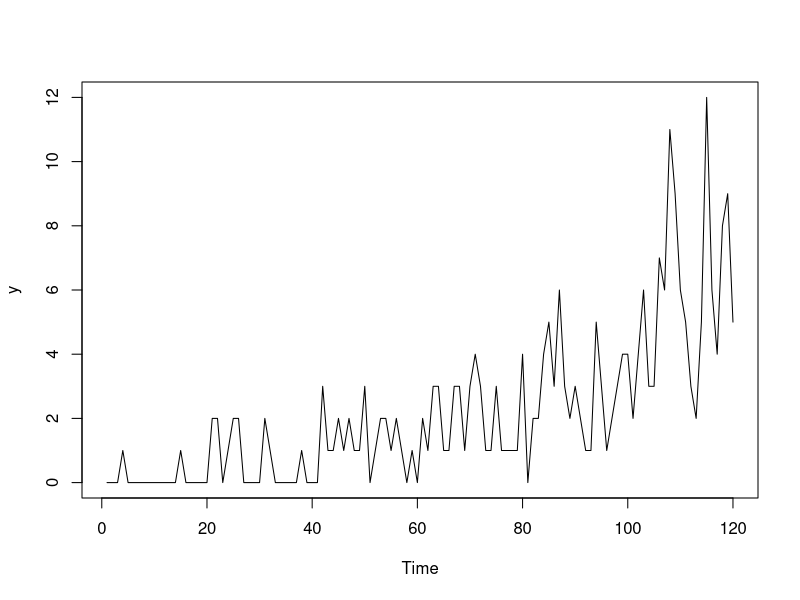

Reproduce this figure in R. (Note: this script raises an error after producing the figure.)
## ---- chunk 1
y <- ts(c(rpois(20,0.25),rpois(20,0.5),rpois(20,1),rpois(20,2),rpois(20,3),rpois(20,5)))
## ---- chunk 2
plot(y)
## ---- chunk 3
oETSFModel1 <- oes(y, occurrence="fixed", h=10, holdout=TRUE)
oETSFModel1
plot(oETSFModel1)
## ---- chunk 4
oETSOModel <- oes(y, model="MMN", occurrence="odds-ratio", h=10, holdout=TRUE)
oETSOModel
plot(oETSOModel)
## ---- chunk 5
oETSIModel <- oes(y, model="MMN", occurrence="inverse-odds-ratio", h=10, holdout=TRUE)
oETSIModel
plot(oETSIModel)
## ---- chunk 6
oETSGModel1 <- oesg(y, modelA="MNN", modelB="AAN", h=10, holdout=TRUE)
oETSGModel1
plot(oETSGModel1)
## ---- chunk 7
oETSGModel1$modelA
## ---- chunk 8
oETSDModel <- oes(y, model="MMN", occurrence="d", h=10, holdout=TRUE)
oETSDModel
plot(oETSDModel)
## ---- chunk 9
# Assumption | Differential Entropy
# Normal distribution
entropiesTable <- c("$\\epsilon_t \\sim \\mathcal{N}(0, \\sigma^2)$",
                    "$\\frac{1}{2}\\left(\\log(2\\pi\\sigma^2)+1\\right)$",
# Laplace distribution
                    "$\\epsilon_t \\sim \\mathcal{Laplace}(0, s)$",
                    "$1+\\log(2s)$",
# S distribution
                    "$\\epsilon_t \\sim \\mathcal{S}(0, s)$",
                    "$2+2\\log(2s)$",
# GN distribution
                    "$\\epsilon_t \\sim \\mathcal{GN}(0, s, \\beta)$",
                    "$\\beta^{-1}-\\log\\left(\\frac{\\beta}{2s\\Gamma\\left(\\beta^{-1}\\right)}\\right)$",
# Asymmetric Laplace distribution
                    "$\\epsilon_t \\sim \\mathcal{ALaplace}(0, s, \\alpha)$",
                    "$1+\\log(2s)$",
# IG distribution
                    "$1+\\epsilon_t \\sim \\mathcal{IG}(1, s)$",
                    "$\\frac{1}{2}\\left(\\log \\pi e s -\\log(2) \\right)$",
# Gamma distribution
                    "$1+\\epsilon_t \\sim \\mathcal{\\Gamma}(s^{-1}, s)$",
                    "$s^{-1} + \\log \\Gamma\\left(s^{-1} \\right) + \\left(1-s^{-1}\\right)\\psi\\left(s^{-1}\\right)$",
# logN distribution
                    "$1+\\epsilon_t \\sim \\mathrm{log}\\mathcal{N}\\left(-\\frac{\\sigma^2}{2}, \\sigma^2\\right)$",
                    "$\\frac{1}{2}\\left(\\log(2\\pi\\sigma^2)+1\\right)-\\frac{\\sigma^2}{2}$"
                    )
entropiesTable <- matrix(entropiesTable, 8, 2, byrow=TRUE,
                           dimnames=list(c("**Normal**","**Laplace**","**S**",
                                           "**Generalised Normal**","**Asymmetric Laplace**",
                                           "**Inverse Gaussian**","**Gamma**","**Log Normal**"),
                                         c("**Assumption**","**Differential Entropy**")))
kableTable <- kableExtra::kable(entropiesTable, escape=FALSE, caption="Differential entropies for different distributions. $\\Gamma(\\cdot)$ is the Gamma function, while $\\psi(\\cdot)$ is the digamma function.",
                                col.names=c("Assumption","Differential Entropy"), label="differentialEntropy")
kableExtra::kable_styling(kableTable, font_size=12, protect_latex=TRUE)
## ---- chunk 10
plot(y)
## ---- chunk 11
adamModelsiETS <- vector("list",4)
adamModelsiETS[[1]] <- adam(y, "MMdN", occurrence="odds-ratio",
                            h=10, holdout=TRUE)
adamModelsiETS[[2]] <- adam(y, "MMdN", occurrence="inverse-odds-ratio",
                            h=10, holdout=TRUE)
adamModelsiETS[[3]] <- adam(y, "MMdN", occurrence="direct",
                            h=10, holdout=TRUE)
adamModelsiETS[[4]] <- adam(y, "MMdN", occurrence="general",
                            h=10, holdout=TRUE)
adamModelsiETSAICcs <- setNames(sapply(adamModelsiETS,AICc),
                                c("odds-ratio","inverse-odds-ratio","direct","general"))
adamModelsiETSAICcs
## ---- chunk 12
i <- which.min(adamModelsiETSAICcs)
plot(adamModelsiETS[[i]],7)
## ---- chunk 13
adamModelsiETS[[i]]$occurrence
plot(adamModelsiETS[[i]]$occurrence)
## ---- chunk 14
oETSModel <- oes(y, "MMdN", occurrence=names(adamModelsiETSAICcs)[i],
                 h=10, holdout=TRUE)
adamModeliARIMA <- adam(y, "NNN", occurrence=oETSModel, orders=c(1,1,2),
                        distribution="dlnorm", h=10, holdout=TRUE)
adamModeliARIMA
plot(adamModeliARIMA,7)
## ---- chunk 15
adamModelsiETS[[i]] <- adam(y, "MMdN", occurrence=oETSModel,
                            h=10, holdout=TRUE)
adamModelsiETS[[i]]
plot(adamModelsiETS[[i]],7)
## ---- chunk 16
adamModeliARIMA <- adam(y, "NNN", occurrence=oETSModel, orders=c(1,1,2),
                        distribution="dgamma", h=10, holdout=TRUE, initial="back")
adamModeliARIMA
plot(adamModeliARIMA,7)
## ---- chunk 17
adamiETSForecasts <- forecast(adamModelsiETS[[i]],h=10,interval="prediction",nsim=10000)
plot(adamiETSForecasts)
